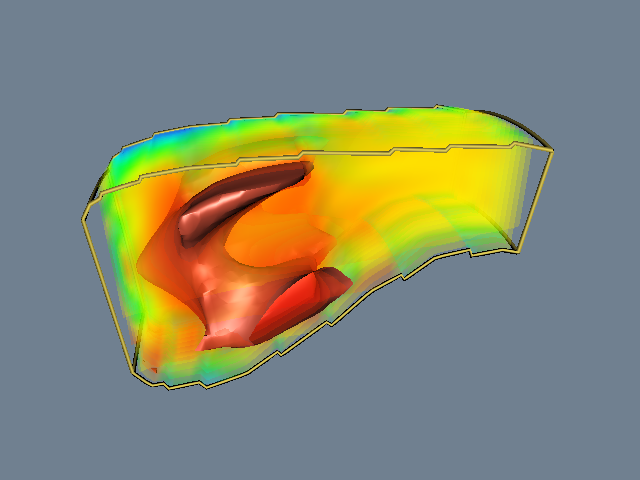

Write the Python code that produced this figure.
#!/usr/bin/env python

# Pseudo volume rendering using translucent cut planes composited back-to-front.

import os
from pathlib import Path

# Factory overrides: importing these modules registers the OpenGL rendering
# and interaction style implementations for vtkRenderingCore factory classes.
import vtkmodules.vtkInteractionStyle  # noqa: F401
import vtkmodules.vtkRenderingOpenGL2  # noqa: F401

# VTK pipeline classes used in this example
from vtkmodules.vtkCommonCore import vtkLookupTable
from vtkmodules.vtkCommonDataModel import vtkPlane
from vtkmodules.vtkFiltersCore import (
    vtkContourFilter,
    vtkCutter,
    vtkPolyDataNormals,
    vtkStripper,
    vtkStructuredGridOutlineFilter,
    vtkTubeFilter,
)
from vtkmodules.vtkFiltersExtraction import vtkExtractGrid
from vtkmodules.vtkIOParallel import vtkMultiBlockPLOT3DReader
from vtkmodules.vtkRenderingCore import (
    vtkActor,
    vtkPolyDataMapper,
    vtkRenderWindow,
    vtkRenderWindowInteractor,
    vtkRenderer,
)

# Colors (normalized RGB)
tomato_rgb = (1.0, 0.388, 0.278)
white_rgb = (1.0, 1.0, 1.0)
banana_rgb = (0.890, 0.812, 0.341)
slate_gray_rgb = (0.439, 0.502, 0.565)

# Data: locate the PLOT3D combustor dataset
data_dir = Path(os.environ.get("VPE_DATA_DIR", Path(__file__).parent))
xyz_file = str(data_dir / "combxyz.bin")
q_file = str(data_dir / "combq.bin")

# Source: read PLOT3D structured grid data
pl3d = vtkMultiBlockPLOT3DReader()
pl3d.SetXYZFileName(xyz_file)
pl3d.SetQFileName(q_file)
pl3d.SetScalarFunctionNumber(100)
pl3d.SetVectorFunctionNumber(202)
pl3d.Update()

pl3d_output = pl3d.GetOutput().GetBlock(0)

# ExtractGrid: limit data for experimentation
extract = vtkExtractGrid()
extract.SetVOI(1, 55, -1000, 1000, -1000, 1000)
extract.SetInputData(pl3d_output)

# Plane: the implicit plane used for cutting
plane = vtkPlane()
plane.SetOrigin(0, 4, 2)
plane.SetNormal(0, 1, 0)

# Cutter: process each contour value over all cells (sorted by cell for
# ordered output, key to compositing)
cutter = vtkCutter()
cutter.SetInputConnection(extract.GetOutputPort())
cutter.SetCutFunction(plane)
cutter.GenerateCutScalarsOff()
cutter.SetSortByToSortByCell()

# LookupTable: color map for the cut planes
clut = vtkLookupTable()
clut.SetHueRange(0, 0.67)
clut.Build()

# Mapper: map cutter output to graphics primitives
cutter_mapper = vtkPolyDataMapper()
cutter_mapper.SetInputConnection(cutter.GetOutputPort())
cutter_mapper.SetScalarRange(0.18, 0.7)
cutter_mapper.SetLookupTable(clut)

# Actor: cut planes
cut_actor = vtkActor()
cut_actor.SetMapper(cutter_mapper)

# ContourFilter: add an isosurface for context
iso = vtkContourFilter()
iso.SetInputData(pl3d_output)
iso.SetValue(0, 0.22)

normals = vtkPolyDataNormals()
normals.SetInputConnection(iso.GetOutputPort())
normals.SetFeatureAngle(60)

iso_mapper = vtkPolyDataMapper()
iso_mapper.SetInputConnection(normals.GetOutputPort())
iso_mapper.ScalarVisibilityOff()

iso_actor = vtkActor()
iso_actor.SetMapper(iso_mapper)
iso_actor.GetProperty().SetDiffuseColor(tomato_rgb)
iso_actor.GetProperty().SetSpecularColor(white_rgb)
iso_actor.GetProperty().SetDiffuse(0.8)
iso_actor.GetProperty().SetSpecular(0.5)
iso_actor.GetProperty().SetSpecularPower(30)

# Outline: structured grid bounding box rendered as tubes
outline = vtkStructuredGridOutlineFilter()
outline.SetInputData(pl3d_output)

outline_strip = vtkStripper()
outline_strip.SetInputConnection(outline.GetOutputPort())

outline_tubes = vtkTubeFilter()
outline_tubes.SetInputConnection(outline_strip.GetOutputPort())
outline_tubes.SetRadius(0.1)

outline_mapper = vtkPolyDataMapper()
outline_mapper.SetInputConnection(outline_tubes.GetOutputPort())

outline_actor = vtkActor()
outline_actor.SetMapper(outline_mapper)
outline_actor.GetProperty().SetColor(banana_rgb)

# Renderer: assemble the scene
renderer = vtkRenderer()
renderer.AddActor(outline_actor)
renderer.AddActor(iso_actor)
renderer.AddActor(cut_actor)
renderer.SetBackground(slate_gray_rgb)

# Camera: set a specific viewpoint
renderer.GetActiveCamera().SetClippingRange(3.95297, 50)
renderer.GetActiveCamera().SetFocalPoint(9.71821, 0.458166, 29.3999)
renderer.GetActiveCamera().SetPosition(2.7439, -37.3196, 38.7167)
renderer.GetActiveCamera().ComputeViewPlaneNormal()
renderer.GetActiveCamera().SetViewUp(-0.16123, 0.264271, 0.950876)

# Cut planes: generate n translucent cut planes normal to the camera view
n = 20
opacity = 1.0 / float(n) * 5.0
plane.SetNormal(renderer.GetActiveCamera().GetViewPlaneNormal())
plane.SetOrigin(renderer.GetActiveCamera().GetFocalPoint())
cutter.GenerateValues(n, -5, 5)
clut.SetAlphaRange(opacity, opacity)
cut_actor.GetProperty().SetOpacity(1)

# Window: display the rendered scene
render_window = vtkRenderWindow()
render_window.AddRenderer(renderer)
render_window.SetWindowName("pseudo volume")
render_window.SetMultiSamples(0)
render_window.SetSize(640, 480)

# Interactor: handle mouse and keyboard events
render_window_interactor = vtkRenderWindowInteractor()
render_window_interactor.SetRenderWindow(render_window)

# Launch the interactive visualization
render_window_interactor.Initialize()
render_window_interactor.Start()
